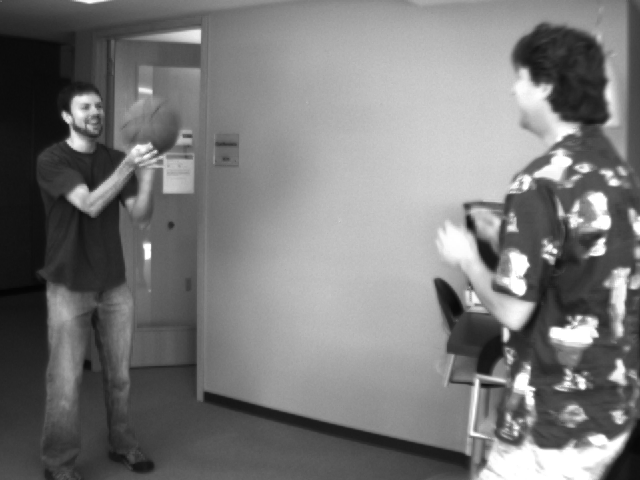
#> input picture image/basketball1.png, 640 x 480 px
$ jupyter execute --allow-errors sparse_optical_flow.ipynb   (text cells are left out)
#> lines starting #> are read from the running program, lines starting #| are printed output that depends on the picture; pictures that were not available may be replaced by others from this repository, and a replacement may not be noted
[cell 1]
# Libraries
import numpy as np
import cv2
from scipy.signal import fftconvolve
from matplotlib import pyplot as plt
import time

[cell 2]
# Filters
# Sobel Filter
Sobel_filter_x = np.array([[1, 0, -1],
                           [2, 0, -2],
                           [1, 0, -1]])

Sobel_filter_y =np.array([[ 1,  2,  1],
                          [ 0,  0,  0],
                          [-1, -2, -1]])

# Scharr Filter
Scharr_filter_x = np.array([[ -3, 0,  3],
                            [-10, 0, 10],
                            [ -3, 0,  3]])

Scharr_filter_y = np.array([[ 3, 10,  3],
                            [ 0, 0 ,  0],
                            [-3, 10, -3]])

# Prewitt Filter
Prewitt_filter_x = np.array([[1, 0, -1],
                             [1, 0, -1],
                             [1, 0, -1]])

Prewitt_filter_y = np.array([[ 1,  1,  1],
                             [ 0,  0,  0],
                             [-1, -1, -1]])

# Roberts Filter
Roberts_filter_x = np.array([[1,  0],
                             [0, -1]])

Roberts_filter_y = np.array([[ 0, 1],
                             [-1, 0]])

# Averaging Filter
Averaging_filter_x = np.array([[-0.25, 0.25],
                               [-0.25, 0.25]])

Averaging_filter_y = np.array([[-0.25, -0.25],
                               [ 0.25, 0.25]])

Averaging_filter_t = np.array([[0.25, 0.25],
                               [0.25, 0.25]])

[cell 3]
def image_gradient(img, kernel_x, kernel_y):
    Ix = fftconvolve(in1=img, in2=kernel_x, mode='same')
    Iy = fftconvolve(in1=img, in2=kernel_y, mode='same')
    return Ix, Iy

def image_gradient2img(img1, img2, kernel_x, kernel_y, kernel_t):
    Ix = fftconvolve(in1=img1, in2=kernel_x, mode='same')
    Iy = fftconvolve(in1=img1, in2=kernel_y, mode='same')
    It = fftconvolve(in1=img1, in2=kernel_t, mode='same') + fftconvolve(in1=img2, in2=-kernel_t, mode='same')
    return Ix, Iy, It

[cell 4]
image = cv2.imread(r"image/img.jpg")
#> (the rest of this cell did not finish here and is left out)

[cell 5]
# Function: Lucas-Kanade Optical Flow method
# PI: Previous image (np.ndarray)
# LI: Last image (np.ndarray)
# corner_list: List corners
# window_size: Window size (tuple)
# Return: vx, vy, corner_list
def Lucas_Kanade_Optical_Flow(PI, LI, corner_list, window_size=(3, 3)):
    shape = np.shape(PI)

    # First Derivative in X, Y, XY direction
    Ix = np.diff(np.pad(LI, ((0, 0), (0, 1)), 'edge'), axis=1).reshape(shape) / 2.0
    Iy = np.diff(np.pad(LI, ((0, 1), (0, 0)), 'edge'), axis=0).reshape(shape) / 2.0
    It = LI - PI

    # Creating vx, vy
    vx = vy = np.zeros(shape)

    # Position of the current corner on the window
    row_corner, col_corner = int(np.ceil((window_size[0] - 1) / 2)), int(np.ceil((window_size[1] - 1) / 2))

    # Plot features
    for corner in corner_list:
        x, y = corner[0].astype(int)

        # Calculating the derivatives for the neighbouring pixels
        # Size of window is window_size
        IX = Ix[y - row_corner:y + row_corner + 1, x - col_corner:x + col_corner + 1].ravel(order = 'K')
        IY = Iy[y - row_corner:y + row_corner + 1, x - col_corner:x + col_corner + 1].ravel(order = 'K')
        IT = It[y - row_corner:y + row_corner + 1, x - col_corner:x + col_corner + 1].ravel(order = 'K')

        # Solve the matrix equation using least square solution: https://www.youtube.com/watch?v=vGowBXcur1k
        A = np.column_stack((IX, IY))
        v, _, _, _ = np.linalg.lstsq(a=A, b=IT, rcond=None)

        vx[y][x], vy[y][x] = v[0], v[1]
    return vx, vy

[cell 6]
# Function: Plot Optical Flow
# PI: Previous image (np.ndarray)
# LI: Last image (np.ndarray)
# vx: vx (np.ndarray)
# vy: vy (np.ndarray)
# fig_size: Figure size (tuple)
# threshold: Threshold
# Result: Plot vector on the previous image
def plot_image_optical_flow(PI, LI, corner_list, vx, vy, fig_size=(10, 10), threshold=0.3):
    # Create some random colors
    color = np.random.randint(0,255,(1,3))
    fig = plt.figure()
    fig.set_figwidth(fig_size[0])
    fig.set_figheight(fig_size[1])

    # Plotting the vectors on the image
    plt.subplot(3, 1, 2)
    plt.title('Image 2')
    plt.imshow(LI)

    plt.subplot(3, 1, 3)
    plt.title('Plotting vector')
    plt.imshow(LI)

    for corner in corner_list:
        x, y = corner[0]
        x = int(x)
        y = int(y)
        if abs(vx[y][x]) > threshold or abs(vy[y][x]) > threshold: # setting the threshold to plot the vectors
            cv2.circle(PI, (x, y), 3, color[0].tolist(), -1)
            plt.arrow(x, y, vy[y][x], vx[y][x], head_width = 5, head_length = 5, color = 'g')

    plt.subplot(3, 1, 1)
    plt.title('Image 1')
    plt.imshow(PI)

[cell 7]
# Function: Plot Optical Flow
# PI: Previous image (np.ndarray)
# LI: Last image (np.ndarray)
# vx: vx (np.ndarray)
# vy: vy (np.ndarray)
# fig_size: Figure size (tuple)
# threshold: Threshold
# Result: Plot vector on the previous image
def plot_video_optical_flow(frame, corner_list, mask, vx, vy, threshold=0.3, title="image", color=(0, 255, 0)):
    for i, corner in enumerate(corner_list):
        x, y = corner[0].astype(int)
        if abs(vx[y][x]) > threshold or abs(vy[y][x]) > threshold: # setting the threshold to plot the vectors
            # cv2.circle(frame, (x, y), 5, color[i].tolist(), -1)
            mask = cv2.line(mask, (x, y), (int(x + vx[y][x]), int(y + vy[y][x])),
                            color = color[i], thickness = 3)

    img = cv2.add(frame, mask)
    cv2.imshow(title, img)
    return mask

[cell 8]
threshold = 0.3
num_corners = 10000
window_size = (15, 15)
fig_size = (10, 10)

image1 = cv2.imread(r"image/basketball1.png")
#> image1 is the input picture: shape (480, 640, 3); min 4, max 255, mean 120.3
gray_image1 = cv2.cvtColor(image1, cv2.COLOR_BGR2GRAY)

image2 = cv2.imread(r"image/basketball2.png")
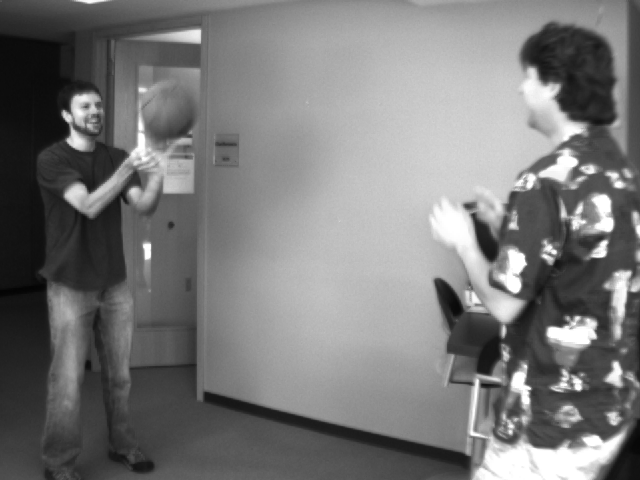
#> input picture image/basketball2.png, 640 x 480 px
#> image2 is the input picture: shape (480, 640, 3); min 4, max 255, mean 119.9
gray_image2 = cv2.cvtColor(image2, cv2.COLOR_BGR2GRAY)

# Shimotasi Corner Detector
corner_list = cv2.goodFeaturesToTrack(gray_image1               ,
                                      maxCorners   = num_corners,
                                      qualityLevel = 0.03       ,
                                      minDistance  = 5           )
#> corner_list = 363 rows, first 8: [534, 389], [156, 151], [555, 252], [544, 255], [597, 336], [528, 384], [63, 112], [582, 220]

vx, vy = Lucas_Kanade_Optical_Flow(PI          = gray_image1,
                                   LI          = gray_image2,
                                   corner_list = corner_list,
                                   window_size = window_size )
#> in Lucas_Kanade_Optical_Flow, `It = LI - PI`:
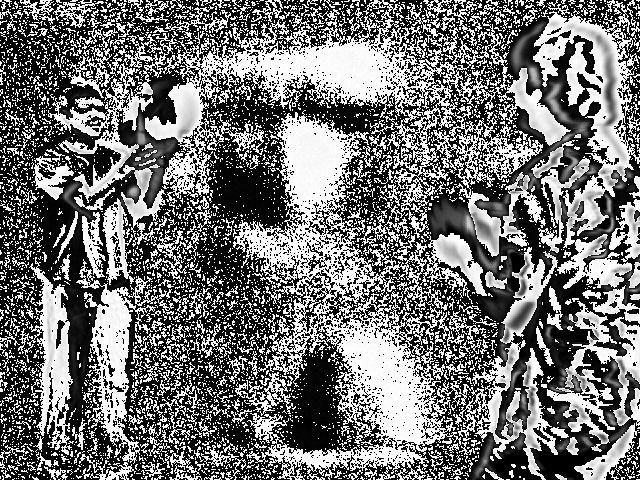
#> It: shape (480, 640); min 0, max 255, mean 114.5
#> the loop in Lucas_Kanade_Optical_Flow, `for corner in corner_list:` made 363 passes
#> (x, y, v) on passes 1 to 3: (534, 389, [1.01, 0.375]), (156, 151, [0.649, 0.262]), (555, 252, [0.994, -0.252])
#> after the loop in Lucas_Kanade_Optical_Flow, `for corner in corner_list:`:
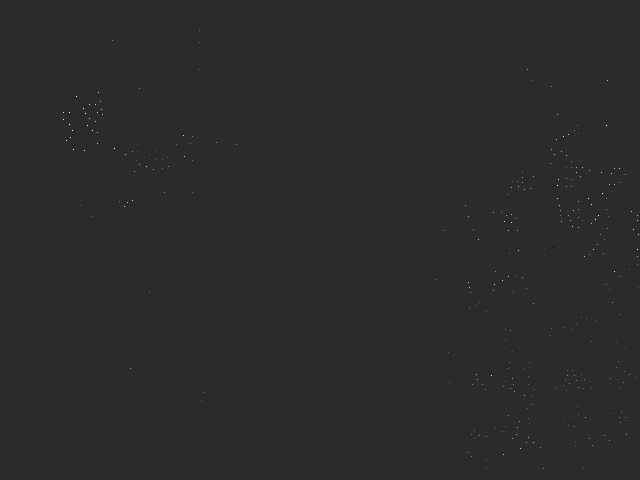
#> vx: shape (480, 640) float64; min -0.342, max 1.65, mean 0.000763; drawn with min black and max white

plot_image_optical_flow(PI          = image1     ,
                        LI          = image2     ,
                        corner_list = corner_list,
                        vx          = vx         ,
                        vy          = vy         ,
                        fig_size    = fig_size   ,
                        threshold   = threshold   )
#> the loop in plot_image_optical_flow, `for corner in corner_list:` made 363 passes
#> figure, not shown here; B, G, R data is drawn as R, G, B

[cell 9]
window_size = (15, 15)
threshold = 0.03
num_corners = 10000
resize_ratio = 3.5
video_path = "video/cars.mp4"

# Read video
cap = cv2.VideoCapture(video_path)

# Take the first frame of the video
# ret: boolean return value, used to check whether the reading was successful
# first_frame: the first frame in the entire video sequence
ret, old_frame = cap.read()
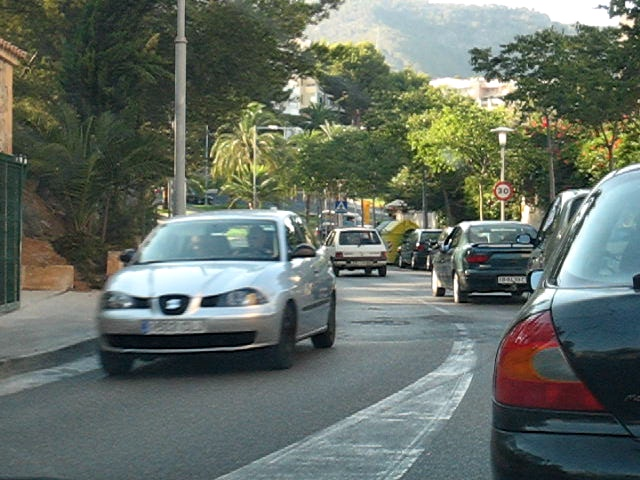
#> input picture image/car1.jpg, 640 x 480 px, given in place of cars.mp4, which was not available
#> old_frame is the input picture: shape (480, 640, 3); mean B, G, R 100.4, 109.5, 100
shape = (int(old_frame.shape[1] / resize_ratio), int(old_frame.shape[0] / resize_ratio))
#> shape = (182, 137)
old_frame = cv2.resize(old_frame, shape)
#> old_frame: shape (137, 182, 3)
old_gray = cv2.cvtColor(old_frame, cv2.COLOR_BGR2GRAY)
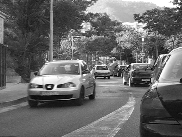
#> old_gray: shape (137, 182); min 0, max 255, mean 105.5

# Create a mask image for drawing purposes
mask = np.zeros_like(old_frame)

# Create some random colors
color = np.random.randint(0,255,(num_corners,3))
color = [c.tolist() for c in color]

corner_list = cv2.goodFeaturesToTrack(old_gray                  ,
                                      maxCorners   = num_corners,
                                      qualityLevel = 0.3        ,
                                      minDistance  = 7          ,
                                      blockSize    = 7           )
#> corner_list = 25 rows, first 8: [51, 86], [177, 1], [129, 66], [82, 72], [120, 63], [59, 85], [165, 56], [148, 82]

while(True):
    ret, frame = cap.read()
    if not ret:
        break
    start = time.time()
    frame = cv2.resize(frame, shape)
    frame_gray = cv2.cvtColor(frame, cv2.COLOR_BGR2GRAY)

    # Calculate Optical flow
    vx, vy = Lucas_Kanade_Optical_Flow(PI          = old_gray   ,
                                       LI          = frame_gray ,
                                       corner_list = corner_list,
                                       window_size = window_size )
#> call 2 of Lucas_Kanade_Optical_Flow, with corner_list = array of shape (25, 1, 2), window_size = (15, 15)
#> in Lucas_Kanade_Optical_Flow (call 2), `Iy = np.diff(np.pad(LI, ((0, 1), (0, 0)), 'edge'), axis=0).reshape(sha..`:
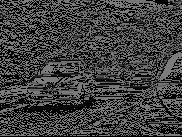
#> Iy: shape (137, 182) float64; min 0, max 127.5, mean 64.2
#> in Lucas_Kanade_Optical_Flow (call 2), `It = LI - PI`: It: shape (137, 182); every value is 0
#> in Lucas_Kanade_Optical_Flow (call 2), `row_corner, col_corner = int(np.ceil((window_size[0] - 1) / 2)), int(n..`: row_corner = 7
#> the loop in Lucas_Kanade_Optical_Flow (call 2), `for corner in corner_list:` made 25 passes
#> (x, y) on passes 1 to 12: (51, 86), (177, 1), (129, 66), (82, 72), (120, 63), (59, 85), (165, 56), (148, 82), (147, 60), (95, 68), (145, 26), (82, 29)
#> after the loop in Lucas_Kanade_Optical_Flow (call 2), `for corner in corner_list:`: vx: shape (137, 182) float64; every value is 0

    end = time.time()
    fps = 1. / (end - start)

    # describe the type of font
    # to be used.
    font = cv2.FONT_HERSHEY_SIMPLEX
#> font = 0

    # Use putText() method for
    # inserting text on video
    cv2.putText(frame,
                str(round(fps, 2)) + " fps",
                (0, shape[1]),
                font, 1,
                (100, 255, 0),
                2,
                cv2.LINE_4)
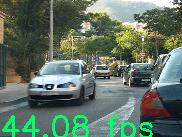
#> frame: shape (137, 182, 3); mean B, G, R 100, 115.2, 96.4

    # Plot vector
    mask = plot_video_optical_flow(frame       = frame      ,
                                   corner_list = corner_list,
                                   mask        = mask       ,
                                   vx          = vx         ,
                                   vy          = vy         ,
                                   threshold   = threshold  ,
                                   title       = "Cars"     ,
                                   color       = color       )
#> the loop in plot_video_optical_flow, `for i, corner in enumerate(corner_list):` made 25 passes
#> corner on passes 20 to 25: [[95, 75]], [[137, 19]], [[107, 75]], [[87, 11]], [[91, 28]], [[157, 82]]
#> after the loop in plot_video_optical_flow, `for i, corner in enumerate(corner_list):`: mask: shape (137, 182, 3); every value is 0

    if cv2.waitKey(30) & 0xff == 27: # Escape
#> (key Esc is pressed here)
        break

    # Now update the previous frame
    old_gray = frame_gray.copy()
    corner_list = cv2.goodFeaturesToTrack(old_gray                  ,
                                          maxCorners   = num_corners,
                                          qualityLevel = 0.3        ,
                                          minDistance  = 7          ,
                                          blockSize    = 7           )

cv2.destroyAllWindows()
cap.release()

[cell 10]
cap = cv2.VideoCapture(video_path)

# params for ShiTomasi corner detection
feature_params = dict( maxCorners = 10000,
                       qualityLevel = 0.3,
                       minDistance = 7,
                       blockSize = 7 )

# Parameters for lucas kanade optical flow
lk_params = dict( winSize  = (15,15),
                  maxLevel = 2,
                  criteria = (cv2.TERM_CRITERIA_EPS | cv2.TERM_CRITERIA_COUNT, 10, 0.03))

# Create some random colors
color = np.random.randint(0,255,(10000,3))

# Take first frame and find corners in it
ret, old_frame = cap.read()
shape = (int(old_frame.shape[1] / resize_ratio), int(old_frame.shape[0] / resize_ratio))
old_frame = cv2.resize(old_frame, shape)
old_gray = cv2.cvtColor(old_frame, cv2.COLOR_BGR2GRAY)
p0 = cv2.goodFeaturesToTrack(old_gray, mask = None, **feature_params)

# Create a mask image for drawing purposes
mask = np.zeros_like(old_frame)

while(True):
    ret, frame = cap.read()
    if not ret:
        break

    frame = cv2.resize(frame, shape)
    frame_gray = cv2.cvtColor(frame, cv2.COLOR_BGR2GRAY)

    # calculate optical flow
    p1, st, err = cv2.calcOpticalFlowPyrLK(old_gray, frame_gray, p0, None, **lk_params)

    # Select good points
    good_new = p1[st==1]
    good_old = p0[st==1]


    # describe the type of font
    # to be used.
    font = cv2.FONT_HERSHEY_SIMPLEX

    # draw the tracks
    for i,(new,old) in enumerate(zip(good_new,good_old)):
        a,b = new.ravel()
        c,d = old.ravel()
        mask = cv2.line(mask, (int(a),int(b)),(int(c),int(d)), color[i].tolist(), 2)
#> this loop made 25 passes
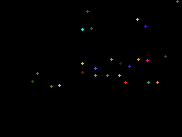
#> mask: shape (137, 182, 3); mean of channels 0, 1, 2 0.5, 0.5, 0.7; drawn as B, G, R
        # frame = cv2.circle(frame,(int(a),int(b)),5,color[i].tolist(),-1)
    img = cv2.add(frame,mask)

    cv2.imshow('frame',img)
    k = cv2.waitKey(30) & 0xff
#> (key Esc is pressed here)
    if k == 27:
        break

    # Now update the previous frame and previous points
    old_gray = frame_gray.copy()
    p0 = cv2.goodFeaturesToTrack(old_gray, mask = None, **feature_params)

cv2.destroyAllWindows()
cap.release()

[cell 11]
def plot_video_optical_flow_dense(img, vx, vy, stride=10):
    height, width = img.shape[:2]

    for i in range(0, height, stride):
        for j in range(0, width, stride):
            cv2.arrowedLine(img, (j, i), (int(j + vx[i][j]), int(i + vy[i][j])), color=(0, 255, 255),
                            thickness=1)
    cv2.imshow("frame", img)

[cell 12]
window_size = (15, 15)
threshold = 0.03
num_corners = 10000
resize_ratio = 3.5
stride = 10
video_path = "video/cars.mp4"

# Read video
cap = cv2.VideoCapture(video_path)

# Take the first frame of the video
# ret: boolean return value, used to check whether the reading was successful
# first_frame: the first frame in the entire video sequence
ret, old_frame = cap.read()
shape = (int(old_frame.shape[1] / resize_ratio), int(old_frame.shape[0] / resize_ratio))
old_frame = cv2.resize(old_frame, shape)
old_gray = cv2.cvtColor(old_frame, cv2.COLOR_BGR2GRAY)

# Create a mask image for drawing purposes
mask = np.zeros_like(old_frame)

# Create some random colors
color = np.random.randint(0,255,(int(shape[0] * shape[1]),3))
color = [c.tolist() for c in color]

corner_list = []
size = int(window_size[0]/2) + 1
curr_row = 0
curr_col = 0
for i in range (size, old_gray.shape[0] - size, stride):
    for j in range(size, old_gray.shape[1] - size, stride):
        corner_list.append([[j, i]])
corner_list = np.asarray(corner_list)

while(True):
    ret, frame = cap.read()
    if not ret:
        break
    start = time.time()
    frame = cv2.resize(frame, shape)
    frame_gray = cv2.cvtColor(frame, cv2.COLOR_BGR2GRAY)

    # Calculate Optical flow
    vx, vy = Lucas_Kanade_Optical_Flow(PI          = old_gray   ,
                                       LI          = frame_gray ,
                                       corner_list = corner_list,
                                       window_size = window_size )

    end = time.time()
    fps = 1. / (end - start)

    # describe the type of font
    # to be used.
    font = cv2.FONT_HERSHEY_SIMPLEX

    # Use putText() method for
    # inserting text on video
    cv2.putText(frame,
                str(round(fps, 2)) + " fps",
                (0, shape[1]),
                font, 1,
                (100, 255, 0),
                2,
                cv2.LINE_4)
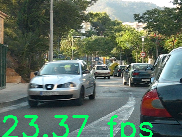
#> frame: shape (137, 182, 3); mean B, G, R 100.1, 114.5, 96.9

    # Plot vector
    plot_video_optical_flow_dense(frame, vx, vy, stride = stride)

    if cv2.waitKey(30) & 0xff == 27: # Escape
#> (key Esc is pressed here)
        break

    # Now update the previous frame
    old_gray = frame_gray.copy()

cv2.destroyAllWindows()
cap.release()

[cell 13]
window_size = (15, 15)
threshold = 0.03
num_corners = 10000
resize_ratio = 3.5
stride = 10


# Read video
cap = cv2.VideoCapture(0)

# Take the first frame of the video
# ret: boolean return value, used to check whether the reading was successful
# first_frame: the first frame in the entire video sequence
ret, old_frame = cap.read()
shape = (int(old_frame.shape[1] / resize_ratio), int(old_frame.shape[0] / resize_ratio))
old_frame = cv2.resize(old_frame, shape)
old_gray = cv2.cvtColor(old_frame, cv2.COLOR_BGR2GRAY)

# Create a mask image for drawing purposes
mask = np.zeros_like(old_frame)

# Create some random colors
color = np.random.randint(0,255,(int(shape[0] * shape[1]),3))
color = [c.tolist() for c in color]

corner_list = []
size = int(window_size[0]/2) + 1
curr_row = 0
curr_col = 0
for i in range (size, old_gray.shape[0] - size, stride):
    for j in range(size, old_gray.shape[1] - size, stride):
        corner_list.append([[j, i]])
corner_list = np.asarray(corner_list)

while(True):
    ret, frame = cap.read()
    # if not ret:
    #     break

    frame = cv2.resize(frame, shape)
    frame_gray = cv2.cvtColor(frame, cv2.COLOR_BGR2GRAY)

    # Calculate Optical flow
    vx, vy = Lucas_Kanade_Optical_Flow(PI          = old_gray   ,
                                       LI          = frame_gray ,
                                       corner_list = corner_list,
                                       window_size = window_size )


    # describe the type of font
    # to be used.
    font = cv2.FONT_HERSHEY_SIMPLEX


    # Plot vector
    plot_video_optical_flow_dense(frame, vx, vy, stride = stride)

    if cv2.waitKey(30) & 0xff == 27: # Escape
#> (key Esc is pressed here)
        break

    # Now update the previous frame
    old_gray = frame_gray.copy()

cv2.destroyAllWindows()
cap.release()

[cell 14]
cap = cv2.VideoCapture(0)

# params for ShiTomasi corner detection
feature_params = dict( maxCorners = 10000,
                       qualityLevel = 0.3,
                       minDistance = 7,
                       blockSize = 7 )

# Parameters for lucas kanade optical flow
lk_params = dict( winSize  = (15,15),
                  maxLevel = 2,
                  criteria = (cv2.TERM_CRITERIA_EPS | cv2.TERM_CRITERIA_COUNT, 10, 0.03))

# Create some random colors
color = np.random.randint(0,255,(10000,3))

# Take first frame and find corners in it
ret, old_frame = cap.read()
shape = (int(old_frame.shape[1] / resize_ratio), int(old_frame.shape[0] / resize_ratio))
old_frame = cv2.resize(old_frame, shape)
old_gray = cv2.cvtColor(old_frame, cv2.COLOR_BGR2GRAY)
p0 = cv2.goodFeaturesToTrack(old_gray, mask = None, **feature_params)

# Create a mask image for drawing purposes
mask = np.zeros_like(old_frame)

while(True):
    ret, frame = cap.read()
    if not ret:
        break

    frame = cv2.resize(frame, shape)
    frame_gray = cv2.cvtColor(frame, cv2.COLOR_BGR2GRAY)

    # calculate optical flow
    p1, st, err = cv2.calcOpticalFlowPyrLK(old_gray, frame_gray, p0, None, **lk_params)

    # Select good points
    good_new = p1[st==1]
    good_old = p0[st==1]


    # describe the type of font
    # to be used.
    font = cv2.FONT_HERSHEY_SIMPLEX

    # draw the tracks
    for i,(new,old) in enumerate(zip(good_new,good_old)):
        a,b = new.ravel()
        c,d = old.ravel()
        mask = cv2.line(mask, (int(a),int(b)),(int(c),int(d)), color[i].tolist(), 2)
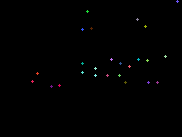
#> mask: shape (137, 182, 3); mean of channels 0, 1, 2 0.7, 0.6, 0.6; drawn as B, G, R
        # frame = cv2.circle(frame,(int(a),int(b)),5,color[i].tolist(),-1)
    img = cv2.add(frame,mask)

    cv2.imshow('frame',img)
    k = cv2.waitKey(30) & 0xff
#> (key Esc is pressed here)
    if k == 27:
        break

    # Now update the previous frame and previous points
    old_gray = frame_gray.copy()
    p0 = cv2.goodFeaturesToTrack(old_gray, mask = None, **feature_params)

cv2.destroyAllWindows()
cap.release()
